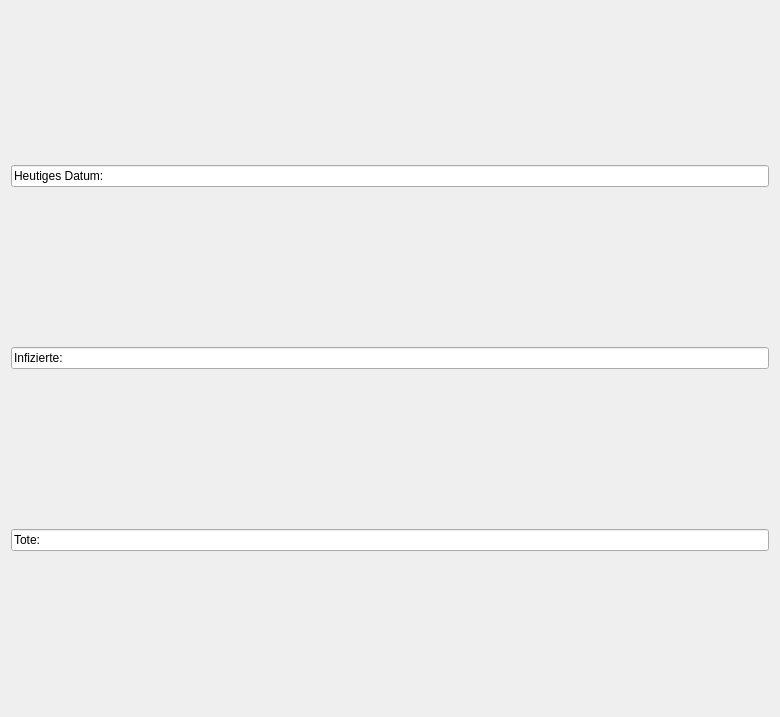
<?xml version="1.0" encoding="UTF-8"?>
<ui version="4.0">
 <class>Andorra</class>
 <widget class="QDialog" name="Andorra">
  <property name="geometry">
   <rect>
    <x>0</x>
    <y>0</y>
    <width>780</width>
    <height>717</height>
   </rect>
  </property>
  <property name="windowTitle">
   <string>Andorra</string>
  </property>
  <layout class="QVBoxLayout" name="verticalLayout_2">
   <item>
    <widget class="QLineEdit" name="lineEdit_3">
     <property name="text">
      <string>Heutiges Datum:</string>
     </property>
     <property name="readOnly">
      <bool>true</bool>
     </property>
    </widget>
   </item>
   <item>
    <widget class="QLineEdit" name="lineEdit_2">
     <property name="text">
      <string>Infizierte:</string>
     </property>
     <property name="readOnly">
      <bool>true</bool>
     </property>
    </widget>
   </item>
   <item>
    <widget class="QLineEdit" name="lineEdit">
     <property name="text">
      <string>Tote:</string>
     </property>
     <property name="readOnly">
      <bool>true</bool>
     </property>
    </widget>
   </item>
   <item>
    <layout class="QVBoxLayout" name="verticalLayout"/>
   </item>
  </layout>
 </widget>
 <resources/>
 <connections/>
</ui>
